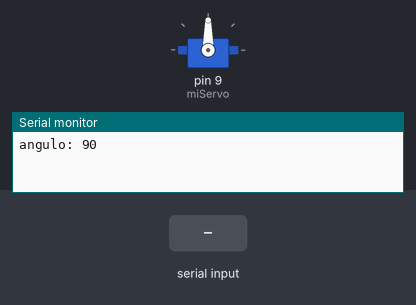
Recording of a sketch running on a simulated Arduino Uno, built with avr-gcc and run on an emulated ATmega328P. On the bench: servo, the last lines printed to the serial monitor. Inputs (shaded band) come from the test bench.

Above: at 1.2 s.
1.3 s: "a" received over Serial
At 3.2 s:
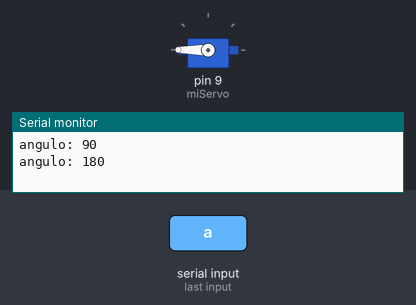
3.5 s: "1" received over Serial
At 4.9 s:
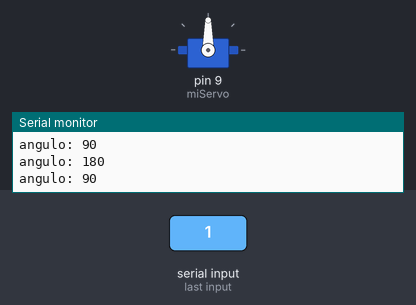
5.5 s: "0" received over Serial
At 6.4 s:
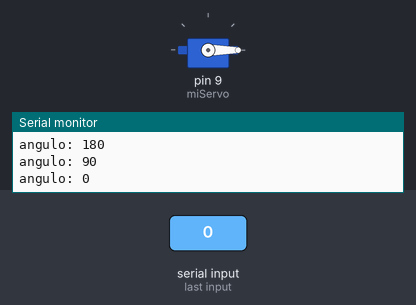
Timing chart, 0 to 8.5 s (numbered marks = the images above; inputs shaded):
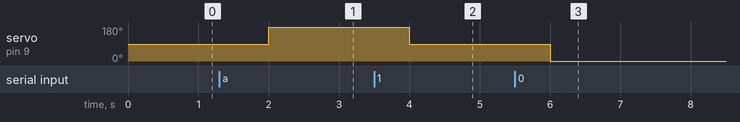

Measured:
- after the input at 1.3 s, servo on pin 9 (miServo): 90° → 180° after 0.70 s
- after the input at 3.5 s, servo on pin 9 (miServo): 180° → 90° after 0.50 s
- after the input at 5.5 s, servo on pin 9 (miServo): 90° → 0° after 0.50 s

The sketch:

Servo_motor.ino
```cpp
/*
Autor: Juan Alberto Gutierrez Canto
Descripcion: utilizacion de arduino y servomotor, mueve el arduino
a=10 grados mas, z= 10 grados menos.
*/

#include <Servo.h>

Servo miServo;
int angulo= 90;

void setup(){
  miServo.attach(9); //indicamos en que pin trabajara
  Serial.begin(9600); //utilizaremos la consola serial
}

void loop() {
  unsigned char comando=0;
  if(Serial.available()){
    comando=Serial.read();//leemos de pantalla
    (comando=='a')?angulo+=90:angulo-=90;
    angulo= constrain(angulo,0,180);
  }
  miServo.write(angulo);
  Serial.print("angulo: ");
  Serial.println(angulo);
  delay(2000);
}
```
